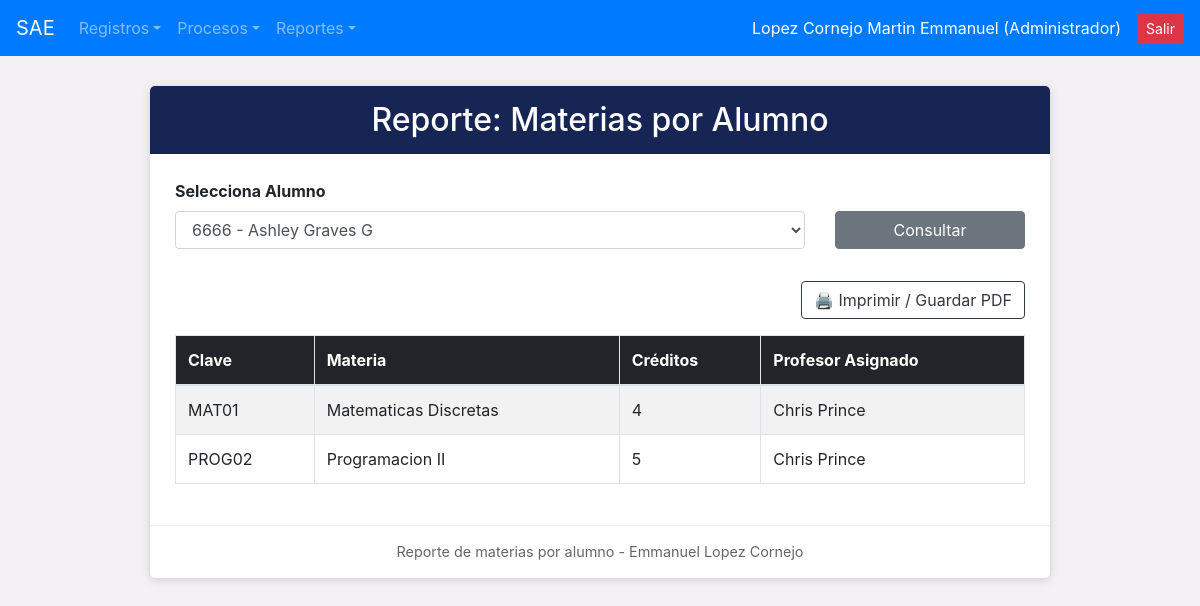
/reportes/rep_materias_alumno.php?idalumn=1 (signed in), run on the app's committed database.
### tables this page shows
CREATE TABLE `materias` (
  `idmat` int(11) NOT NULL,
  `clave_mat` varchar(50) NOT NULL,
  `nombre_mat` varchar(150) NOT NULL,
  `creditos` int(11) NOT NULL,
  `estatus_mat` varchar(10) DEFAULT 'ALTA'
);

### reportes/rep_materias_alumno.php (the view, shortened to what this page needs)
<?php
include_once("../conexion.php");
include_once("../navegacion/nav.php");
$idalumn = intval($_GET['idalumn'] ?? 0);
$alumnos_select = $conexion->query("SELECT idalumn, matricula_al, CONCAT(nombre_al, ' ', apaterno_al, ' ', amaterno_al) AS alumno FROM alumnos WHERE estatus_al = 'ALTA'");
$materias = null;
if ($idalumn > 0) {
    $sql = "SELECT m.clave_mat, m.nombre_mat, m.creditos, CONCAT(p.nombre_prof, ' ', p.apaterno_prof) AS profesor
            FROM asignaciones a
            INNER JOIN materias m ON a.idmat = m.idmat
            INNER JOIN profesores p ON a.idprof = p.idprof
            WHERE a.idalumn = $idalumn AND m.estatus_mat = 'ALTA'";
    $materias = $conexion->query($sql);
}
?>
<!DOCTYPE html>
<html lang="es">
<head>
</head>
<body>
<div class="container">
    <div class="formulario">
        <div class="titulo"><h2 class="m-0">Reporte: Materias por Alumno</h2></div>
        <div class="contenido">
            <form method="GET" action="rep_materias_alumno.php" class="row align-items-end mb-4 no-print">
                <div class="col-md-9 mb-2">
                    <label class="font-weight-bold">Selecciona Alumno</label>
                    <select name="idalumn" class="form-control" required>
                        <?php if ($alumnos_select): ?>
                            <?php while ($al = $alumnos_select->fetch_assoc()): ?>
                                <option value="<?php echo $al['idalumn']; ?>" <?php echo ($idalumn == $al['idalumn']) ? 'selected' : ''; ?>>
                                    <?php echo htmlspecialchars($al['matricula_al'] . ' - ' . $al['alumno']); ?>
                                </option>
                            <?php endwhile; ?>
                        <?php endif; ?>
                    </select>
                </div>
                <div class="col-md-3 mb-2">
                    <button type="submit" class="btn btn-secondary w-100">Consultar</button>
                </div>
            </form>
            <?php if ($idalumn > 0): ?>
                <div class="d-flex justify-content-end mb-3 no-print">
                    <button onclick="window.print();" class="btn btn-outline-dark">🖨️ Imprimir / Guardar PDF</button>
                </div>
                <div class="table-responsive">
                    <table class="table table-bordered table-striped">
                        <thead style="background-color: #212529; color: white;">
                            <tr>
                                <th>Clave</th>
                                <th>Materia</th>
                                <th>Créditos</th>
                                <th>Profesor Asignado</th>
                            </tr>
                        </thead>
                        <tbody>
                            <?php if ($materias && $materias->num_rows > 0): ?>
                                <?php while ($row = $materias->fetch_assoc()): ?>
                                    <tr>
                                        <td><?php echo htmlspecialchars($row['clave_mat']); ?></td>
                                        <td><?php echo htmlspecialchars($row['nombre_mat']); ?></td>
                                        <td><?php echo htmlspecialchars($row['creditos']); ?></td>
                                        <td><?php echo htmlspecialchars($row['profesor']); ?></td>
                                    </tr>
                                <?php endwhile; ?>
                            <?php else: ?>
                                <tr><td colspan="4" class="text-center py-3 text-muted">El alumno no tiene materias asignadas.</td></tr>
                            <?php endif; ?>
                        </tbody>
                    </table>
                </div>
            <?php endif; ?>
        </div>
        <div class="pie">Reporte de materias por alumno - Emmanuel Lopez Cornejo</div>
    </div>
</div>
</body>
</html>

### reportes/rep_materias_alumno.php (style rules this page uses)
body { background-color: #f3f1f4; }
.formulario { background-color: white; max-width: 900px; margin: 30px auto; border-radius: 5px; box-shadow: 0 2px 10px rgba(0,0,0,0.15); overflow: hidden; }
.titulo { background-color: #172554; color: white; padding: 15px; text-align: center; }
.contenido { padding: 25px; }
.pie { text-align: center; padding: 15px; color: #666; font-size: 0.9rem; border-top: 1px solid #eee; }

### data on the page
materias: clave_mat "MAT01", nombre_mat "Matematicas Discretas", creditos "4", profesor "Chris Prince"
materias: clave_mat "PROG02", nombre_mat "Programacion II", creditos "5", profesor "Chris Prince"

### other printed values
$_SESSION['nombre_usuario'] "Lopez Cornejo Martin Emmanuel"
$_SESSION['nombre_puesto'] "Administrador"
form field idalumn "6666 - Ashley Graves G"
